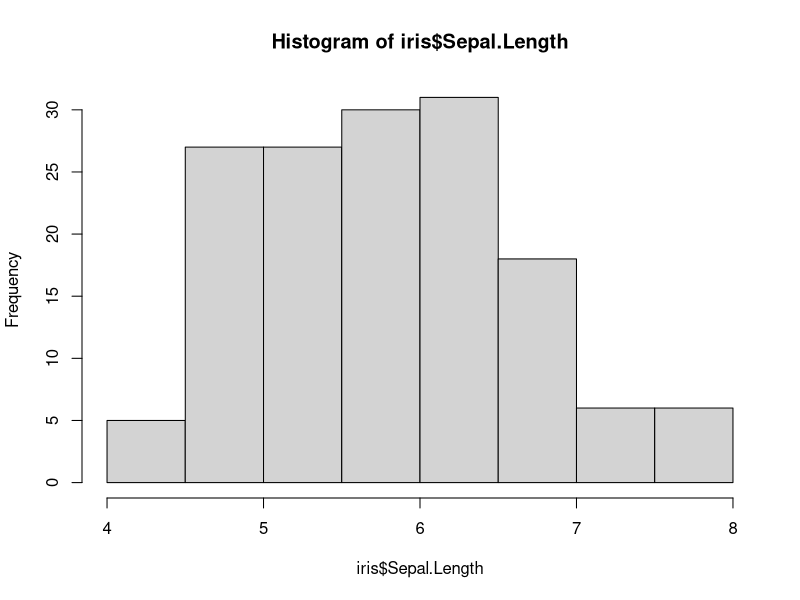
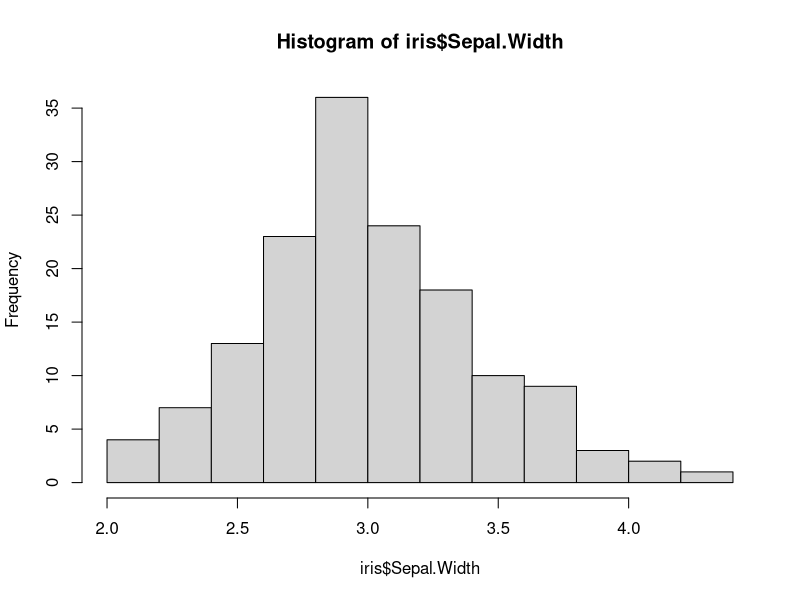
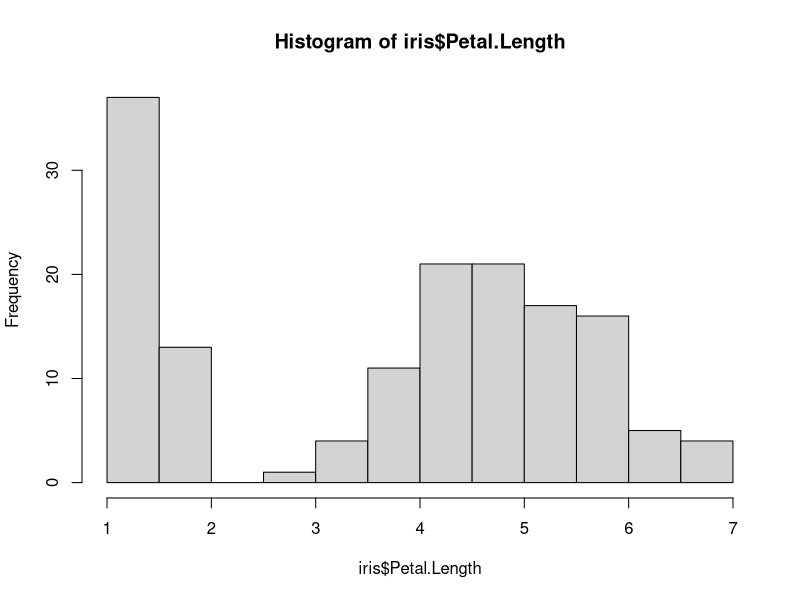
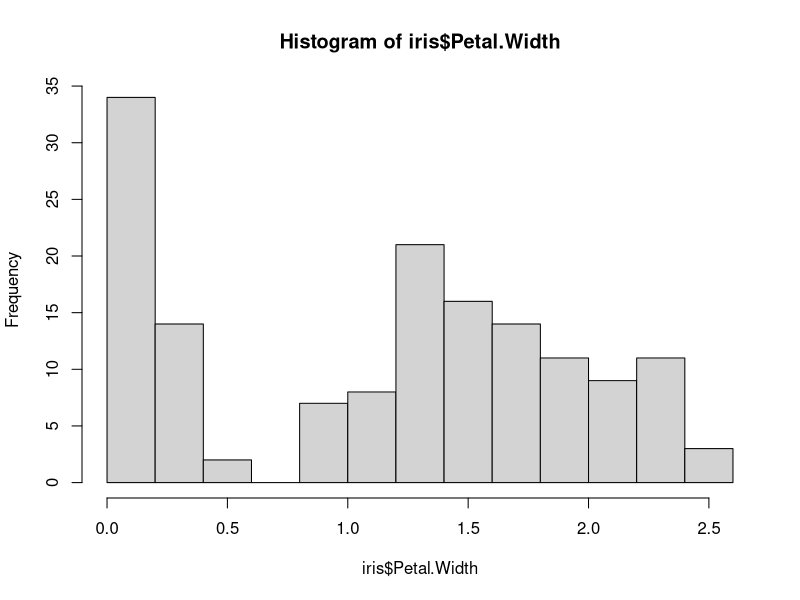
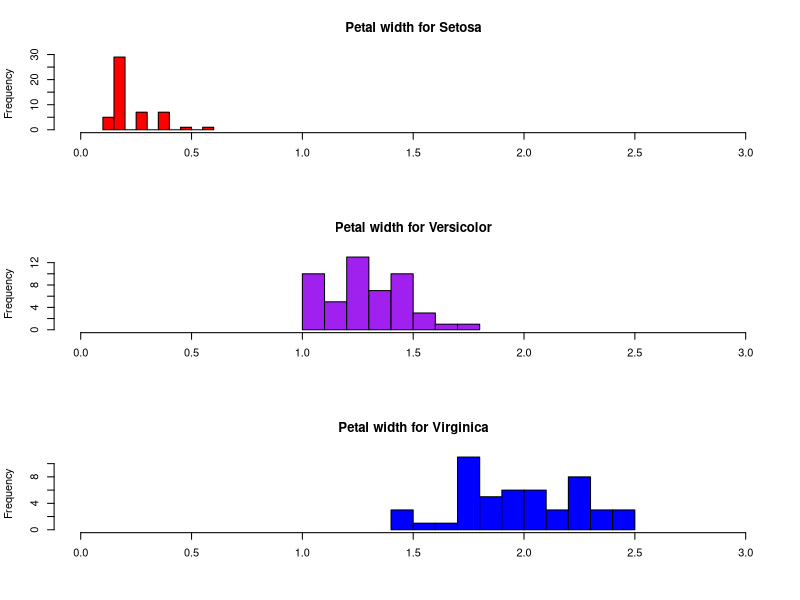

Write the R code that produced these figures, in order.
library(datasets)
?iris

head(iris)

hist(iris$Sepal.Length)
hist(iris$Sepal.Width)
hist(iris$Petal.Length)
hist(iris$Petal.Width)


#histogram by group

#put graphs in 3 rows and 1 column
par(mfrow= c(3,1))

#histograms for each species using options
hist(iris$Petal.Width [iris$Species == "setosa"],
     xlim = c(0,3),
     breaks = 9,
     main = "Petal width for Setosa",
     xlab = "",
     col = "red")

hist(iris$Petal.Width [iris$Species == "versicolor"],
     xlim = c(0,3),
     breaks = 9,
     main = "Petal width for Versicolor",
     xlab = "",
     col = "purple")

hist(iris$Petal.Width [iris$Species == "virginica"],
     xlim = c(0,3),
     breaks = 9,
     main = "Petal width for Virginica",
     xlab = "",
     col = "blue")

par(mfrow=c(1,1))

